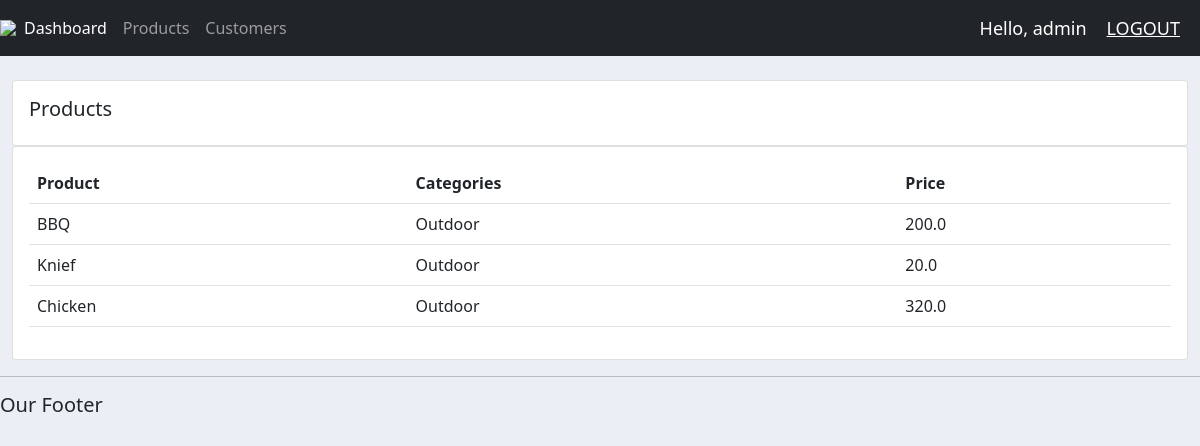
Screenshot of /products/ (signed in) with the database file from the repository.
### accounts/models.py (models this page shows, shortened)
class Product(models.Model):
    CATEGORY = (
                    ('Indoor', 'Indoor'),
                    ('Outdoor', 'Outdoor')
                )
    name = models.CharField(max_length=200, null = True)
    price =models.FloatField(null=True)
    category = models.CharField(max_length=200, null = True, choices= CATEGORY)
    description = models.CharField(max_length=200, null = True, blank = True)
    date_created = models.DateTimeField(auto_now_add = True, null = True)
    tags = models.ManyToManyField(Tag)

### accounts/views.py (the view)
# urls.py: path('products/', views.products, name='products'),
@login_required(login_url='login')
def products(request):
    products = Product.objects.all()
    return render (request, 'accounts/products.html',{'products':products})

### accounts/templates/accounts/products.html
{% extends 'accounts/main.html' %}
{% block content %}
<br>
<div class="row">
    <div class="col-md">
        <div class="card card-body">
            <h5> Products</h5>
        </div>
        <div class="card card-body">
            <table class="table">
                <tr>
                    <th>Product</th>
                    <th>Categories</th>
                    <th>Price</th>
                </tr>
                    {% for i in products  %}
                    <tr>
                        <td>{{i.name}}</td>
                        <td>{{i.category}}</td>
                        <td>{{i.price}}</td>
                    </tr>
                    {% endfor %}
            </table>
        </div>
    </div>
</div>
{% endblock %}

### accounts/templates/accounts/navbar.html (shortened to what this page needs)
{% load static %}
    <nav class="navbar navbar-expand-lg navbar-dark bg-dark">
        <img src="{% static '/images/logos.png'}">
        <div class="collapse navbar-collapse" id="navbarNavAltMarkup">
            <div class="navbar-nav">
            <a class="nav-item nav-link active" href="{% url 'home' %}">Dashboard</a>
            <a class="nav-item nav-link" href="{% url 'products' %}">Products</a>
            <a class="nav-item nav-link" href="#">Customers</a>
            </div>
        </div>
        <span class="hello-msg"> Hello, {{request.user}}</span>
        <span> <a  class="hello-msg" href="{% url 'logout' %}"> LOGOUT</a></span>
</nav>

### static/css/main.css (style rules this page uses)
body { background-color: #ebeff5;; }

### accounts/templates/accounts/navbar.html (style rules this page uses)
.hello-msg { font-size: 18px; color: #fff; margin-right: 20px; }

### rows the page displays
Product: name "BBQ", category "Outdoor", price "200.0"
Product: name "Knief", category "Outdoor", price "20.0"
Product: name "Chicken", category "Outdoor", price "320.0"

### other values shown
{{ request.user }} "admin"
